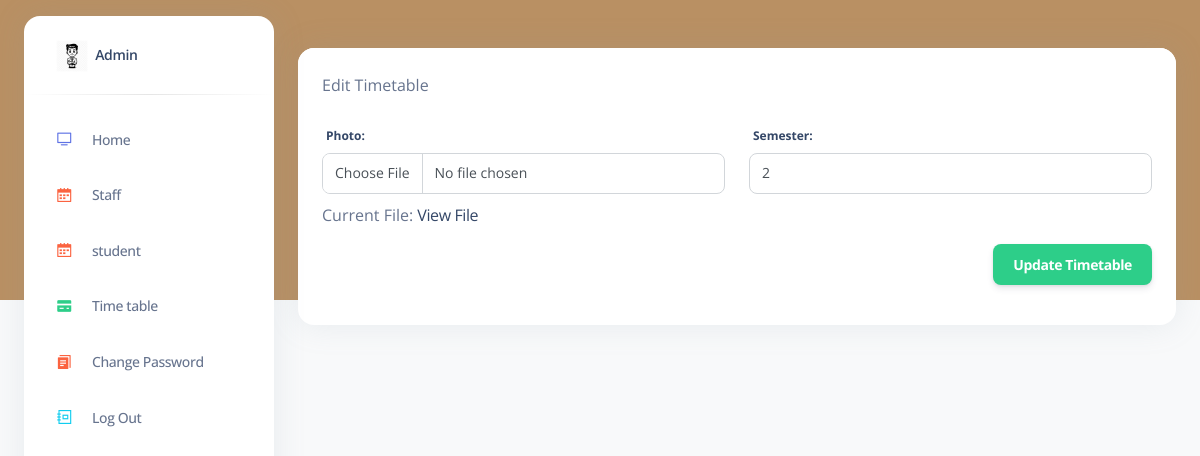
The app's page /timetable/edit/3/, older data.
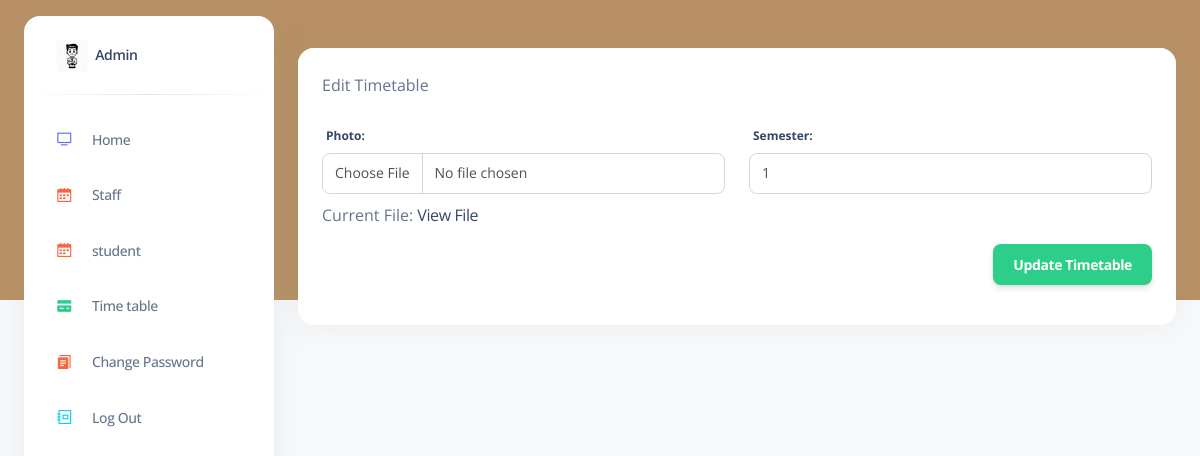
The same page, newer data.
### adminapp/models.py (models this page shows)
class Timetable(models.Model):
    file=models.ImageField(upload_to='table/',null=True,blank=True)
    sem=models.CharField(max_length=50,null=True,blank=True)

### adminapp/views.py (the view, shortened to what this page needs)
# urls.py: path('timetable/edit/<int:pk>/', views.edit_timetable, name='edittimetable'),
def edit_timetable(request, pk):
    timetable = get_object_or_404(Timetable, pk=pk)  # Get the timetable instance
    context = {
        'timetable': timetable
    }
    return render(request, 'admin_app/pages/edittimetable.html', context)

### templates/admin_app/pages/edittimetable.html (shortened to what this page needs)
{% extends "admin_app/components/base.html" %}
{% load static %}
{% block content %}
{% include 'admin_app/components/header.html' %}
<div class="container-fluid py-4">
<div class="row">
    <div class="col-md-12">
        <div class="card">
            <div class="card-header pb-0">
                <div class="d-flex align-items-center">
                    <p class="mb-0">Edit Timetable</p>
                </div>
            </div>
            <div class="card-body">
                <form method="post" enctype="multipart/form-data">
                    <div class="row">
                        <div class="col-md-6">
                            <div class="form-group">
                                <label for="id_photo" class="form-control-label">Photo:</label>
                                <input type="file" name="photo" id="id_photo" class="form-control" accept="image/*">
                                {% if timetable.file %}
                                    <p class="mt-2">Current File: <a href="{{ timetable.file.url }}" target="_blank">View File</a></p>
                                {% endif %}
                            </div>
                        </div>
                        <div class="col-md-6">
                            <div class="form-group">
                                <label for="id_semester" class="form-control-label">Semester:</label>
                                <input type="text" name="semester" id="id_semester" class="form-control" value="{{ timetable.sem }}" required>
                            </div>
                        </div>
                        <div class="col-md-12 d-flex justify-content-end">
                            <button class="btn btn-success" type="submit">Update Timetable</button>
                        </div>
                    </div>
                </form>
            </div>
        </div>
    </div>
</div>
{% endblock content %}

Row changes from the older to the newer data that the page shows:
changed Timetable: semester "2" → "1"
